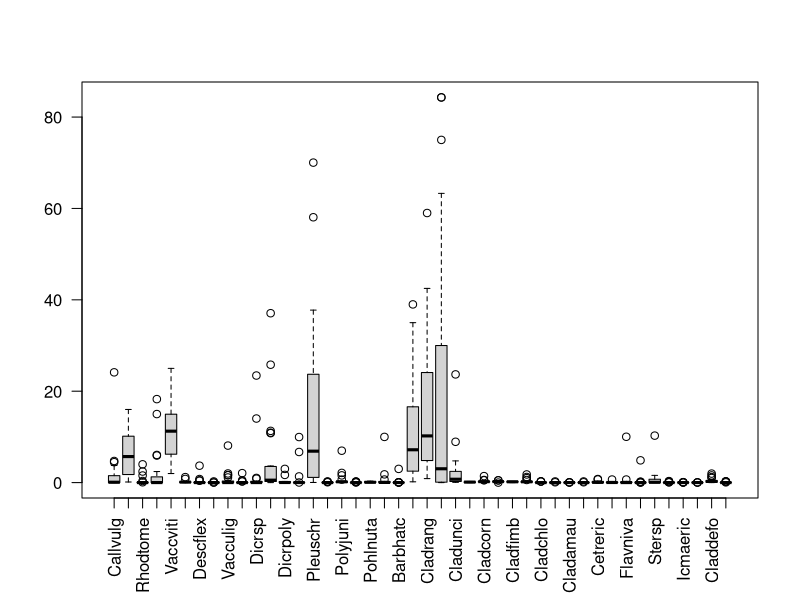
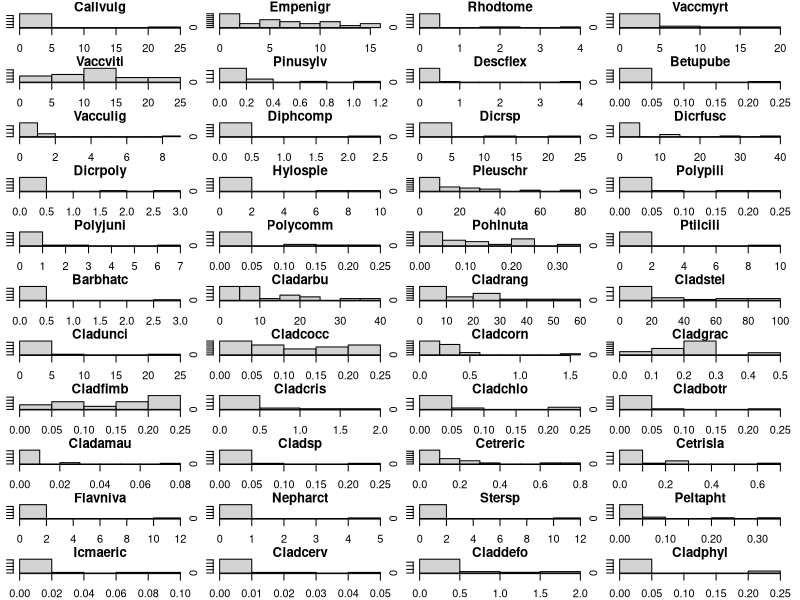
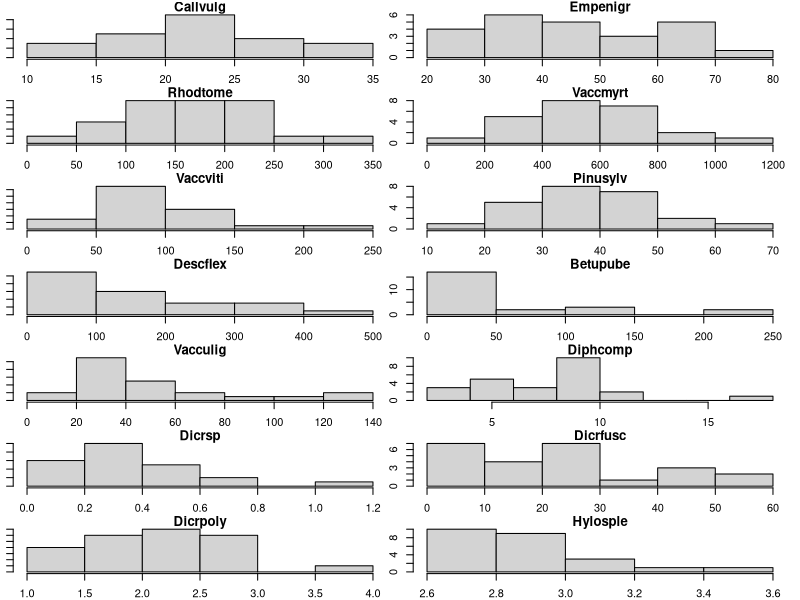

Source code (R) for these figures, in order: (Note: this script raises an error after producing the figures.)
# This script will be a tutorial on using RDA. This tutorial should 
# be run with an instructor present, but independent development is 
# encouraged.

### load libraries and datasets
library(vegan)
library(psych)
library(ggplot2)
data("varespec")
data("varechem")


dim(varechem)
dim(varespec)

### examine data
boxplot(varespec,las=2,cex.names=0.8)

dpar <- par() 
par(mfrow=c(11,4))
par(mfrow=c(11,4),mar=c(2,1,1,1))
for (i in 1:dim(varespec)[2] ) {
  hist(varespec[,i],main=colnames(varespec)[i])
}

par(mfrow=c(7,2))
for (i in 1:dim(varechem)[2] ) {
  hist(varechem[,i],main=colnames(varespec)[i])
}

par(dpar) 
corrgram(varespec,lower.panel = panel.shade, upper.panel = NULL, text.panel=panel.txt)
corrgram(cbind(varespec,varechem),lower.panel = panel.shade, upper.panel = NULL, text.panel=panel.txt)

#### apply the Hellinger transformation
varespec.he <- decostand(varespec, 'hell')
varechem.sc <- as.data.frame(scale(varechem))

### perform RDA
varespec.rda1 <- rda(varespec.he ~ ., 
                    data = varechem.sc)
varespec.rda2 <- rda(varespec.he ~ N + Humdepth + S + Al, 
                    data = varechem.sc)

varespec.rda1
varespec.rda2


